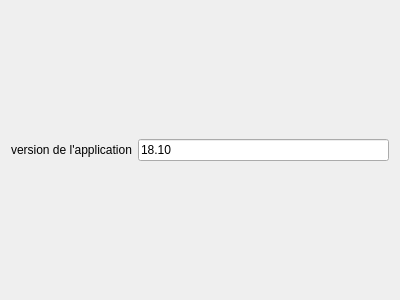
<?xml version="1.0" encoding="UTF-8"?>
<ui version="4.0">
 <class>Dialog</class>
 <widget class="QDialog" name="Dialog">
  <property name="geometry">
   <rect>
    <x>0</x>
    <y>0</y>
    <width>400</width>
    <height>300</height>
   </rect>
  </property>
  <property name="windowTitle">
   <string>Dialog</string>
  </property>
  <layout class="QGridLayout" name="gridLayout_2">
   <item row="0" column="0">
    <layout class="QGridLayout" name="gridLayout">
     <item row="0" column="0">
      <widget class="QLabel" name="label">
       <property name="text">
        <string>version de l'application</string>
       </property>
       <property name="buddy">
        <cstring>lineEdit</cstring>
       </property>
      </widget>
     </item>
     <item row="0" column="1">
      <widget class="QLineEdit" name="lineEdit">
       <property name="text">
        <string>18.10</string>
       </property>
      </widget>
     </item>
    </layout>
   </item>
  </layout>
 </widget>
 <resources/>
 <connections/>
</ui>
